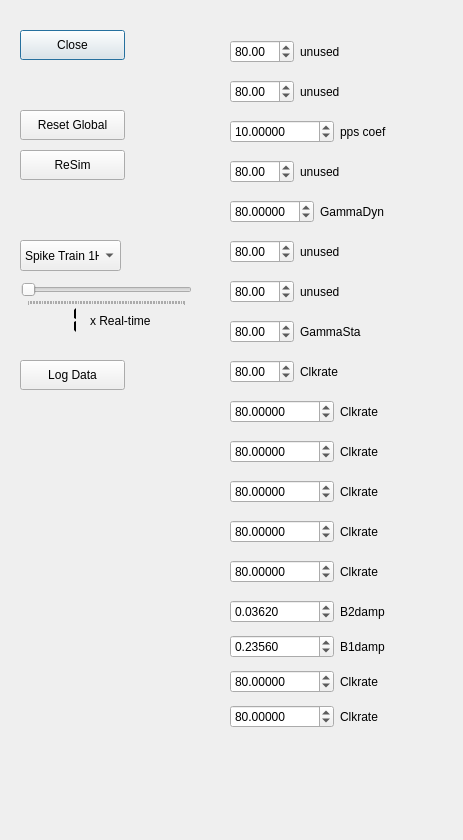
<?xml version="1.0" encoding="UTF-8"?>
<ui version="4.0">
 <class>Dialog</class>
 <widget class="QDialog" name="Dialog">
  <property name="windowModality">
   <enum>Qt::WindowModal</enum>
  </property>
  <property name="geometry">
   <rect>
    <x>0</x>
    <y>0</y>
    <width>463</width>
    <height>840</height>
   </rect>
  </property>
  <property name="windowTitle">
   <string>Dialog</string>
  </property>
  <widget class="QPushButton" name="pushButton_2">
   <property name="geometry">
    <rect>
     <x>20</x>
     <y>30</y>
     <width>105</width>
     <height>30</height>
    </rect>
   </property>
   <property name="text">
    <string>Close</string>
   </property>
  </widget>
  <widget class="QPushButton" name="pushButton_4">
   <property name="geometry">
    <rect>
     <x>20</x>
     <y>110</y>
     <width>105</width>
     <height>30</height>
    </rect>
   </property>
   <property name="text">
    <string>Reset Global</string>
   </property>
   <property name="checkable">
    <bool>true</bool>
   </property>
  </widget>
  <widget class="QPushButton" name="pushButton_5">
   <property name="geometry">
    <rect>
     <x>20</x>
     <y>150</y>
     <width>105</width>
     <height>30</height>
    </rect>
   </property>
   <property name="text">
    <string>ReSim</string>
   </property>
   <property name="checkable">
    <bool>true</bool>
   </property>
  </widget>
  <widget class="QComboBox" name="comboBox">
   <property name="geometry">
    <rect>
     <x>20</x>
     <y>240</y>
     <width>101</width>
     <height>31</height>
    </rect>
   </property>
   <item>
    <property name="text">
     <string>Spike Train 1Hz</string>
    </property>
   </item>
   <item>
    <property name="text">
     <string>Spike Train 10Hz</string>
    </property>
   </item>
   <item>
    <property name="text">
     <string>Spike Train 20Hz</string>
    </property>
   </item>
  </widget>
  <widget class="QWidget" name="layoutWidget">
   <property name="geometry">
    <rect>
     <x>230</x>
     <y>80</y>
     <width>176</width>
     <height>34</height>
    </rect>
   </property>
   <layout class="QFormLayout" name="formLayout_1">
    <item row="0" column="1">
     <widget class="QLabel" name="label_1">
      <property name="text">
       <string>unused</string>
      </property>
     </widget>
    </item>
    <item row="0" column="0">
     <widget class="QDoubleSpinBox" name="doubleSpinBox_1">
      <property name="maximum">
       <double>200.000000000000000</double>
      </property>
      <property name="value">
       <double>80.000000000000000</double>
      </property>
     </widget>
    </item>
   </layout>
  </widget>
  <widget class="QSlider" name="horizontalSlider">
   <property name="geometry">
    <rect>
     <x>21</x>
     <y>281</y>
     <width>171</width>
     <height>25</height>
    </rect>
   </property>
   <property name="minimum">
    <number>1</number>
   </property>
   <property name="maximum">
    <number>1000</number>
   </property>
   <property name="tracking">
    <bool>false</bool>
   </property>
   <property name="orientation">
    <enum>Qt::Horizontal</enum>
   </property>
   <property name="invertedControls">
    <bool>true</bool>
   </property>
   <property name="tickPosition">
    <enum>QSlider::TicksBelow</enum>
   </property>
   <property name="tickInterval">
    <number>10</number>
   </property>
  </widget>
  <widget class="QLCDNumber" name="lcdNumber">
   <property name="geometry">
    <rect>
     <x>0</x>
     <y>300</y>
     <width>81</width>
     <height>40</height>
    </rect>
   </property>
   <property name="sizePolicy">
    <sizepolicy hsizetype="Minimum" vsizetype="Minimum">
     <horstretch>0</horstretch>
     <verstretch>0</verstretch>
    </sizepolicy>
   </property>
   <property name="palette">
    <palette>
     <active>
      <colorrole role="WindowText">
       <brush brushstyle="SolidPattern">
        <color alpha="255">
         <red>0</red>
         <green>0</green>
         <blue>0</blue>
        </color>
       </brush>
      </colorrole>
      <colorrole role="Button">
       <brush brushstyle="SolidPattern">
        <color alpha="255">
         <red>255</red>
         <green>0</green>
         <blue>0</blue>
        </color>
       </brush>
      </colorrole>
      <colorrole role="Light">
       <brush brushstyle="SolidPattern">
        <color alpha="255">
         <red>255</red>
         <green>127</green>
         <blue>127</blue>
        </color>
       </brush>
      </colorrole>
      <colorrole role="Midlight">
       <brush brushstyle="SolidPattern">
        <color alpha="255">
         <red>255</red>
         <green>63</green>
         <blue>63</blue>
        </color>
       </brush>
      </colorrole>
      <colorrole role="Dark">
       <brush brushstyle="SolidPattern">
        <color alpha="255">
         <red>127</red>
         <green>0</green>
         <blue>0</blue>
        </color>
       </brush>
      </colorrole>
      <colorrole role="Mid">
       <brush brushstyle="SolidPattern">
        <color alpha="255">
         <red>170</red>
         <green>0</green>
         <blue>0</blue>
        </color>
       </brush>
      </colorrole>
      <colorrole role="Text">
       <brush brushstyle="SolidPattern">
        <color alpha="255">
         <red>0</red>
         <green>0</green>
         <blue>0</blue>
        </color>
       </brush>
      </colorrole>
      <colorrole role="BrightText">
       <brush brushstyle="SolidPattern">
        <color alpha="255">
         <red>255</red>
         <green>255</green>
         <blue>255</blue>
        </color>
       </brush>
      </colorrole>
      <colorrole role="ButtonText">
       <brush brushstyle="SolidPattern">
        <color alpha="255">
         <red>0</red>
         <green>0</green>
         <blue>0</blue>
        </color>
       </brush>
      </colorrole>
      <colorrole role="Base">
       <brush brushstyle="SolidPattern">
        <color alpha="255">
         <red>255</red>
         <green>255</green>
         <blue>255</blue>
        </color>
       </brush>
      </colorrole>
      <colorrole role="Window">
       <brush brushstyle="SolidPattern">
        <color alpha="255">
         <red>255</red>
         <green>0</green>
         <blue>0</blue>
        </color>
       </brush>
      </colorrole>
      <colorrole role="Shadow">
       <brush brushstyle="SolidPattern">
        <color alpha="255">
         <red>0</red>
         <green>0</green>
         <blue>0</blue>
        </color>
       </brush>
      </colorrole>
      <colorrole role="AlternateBase">
       <brush brushstyle="SolidPattern">
        <color alpha="255">
         <red>255</red>
         <green>127</green>
         <blue>127</blue>
        </color>
       </brush>
      </colorrole>
      <colorrole role="ToolTipBase">
       <brush brushstyle="SolidPattern">
        <color alpha="255">
         <red>255</red>
         <green>255</green>
         <blue>220</blue>
        </color>
       </brush>
      </colorrole>
      <colorrole role="ToolTipText">
       <brush brushstyle="SolidPattern">
        <color alpha="255">
         <red>0</red>
         <green>0</green>
         <blue>0</blue>
        </color>
       </brush>
      </colorrole>
     </active>
     <inactive>
      <colorrole role="WindowText">
       <brush brushstyle="SolidPattern">
        <color alpha="255">
         <red>0</red>
         <green>0</green>
         <blue>0</blue>
        </color>
       </brush>
      </colorrole>
      <colorrole role="Button">
       <brush brushstyle="SolidPattern">
        <color alpha="255">
         <red>255</red>
         <green>0</green>
         <blue>0</blue>
        </color>
       </brush>
      </colorrole>
      <colorrole role="Light">
       <brush brushstyle="SolidPattern">
        <color alpha="255">
         <red>255</red>
         <green>127</green>
         <blue>127</blue>
        </color>
       </brush>
      </colorrole>
      <colorrole role="Midlight">
       <brush brushstyle="SolidPattern">
        <color alpha="255">
         <red>255</red>
         <green>63</green>
         <blue>63</blue>
        </color>
       </brush>
      </colorrole>
      <colorrole role="Dark">
       <brush brushstyle="SolidPattern">
        <color alpha="255">
         <red>127</red>
         <green>0</green>
         <blue>0</blue>
        </color>
       </brush>
      </colorrole>
      <colorrole role="Mid">
       <brush brushstyle="SolidPattern">
        <color alpha="255">
         <red>170</red>
         <green>0</green>
         <blue>0</blue>
        </color>
       </brush>
      </colorrole>
      <colorrole role="Text">
       <brush brushstyle="SolidPattern">
        <color alpha="255">
         <red>0</red>
         <green>0</green>
         <blue>0</blue>
        </color>
       </brush>
      </colorrole>
      <colorrole role="BrightText">
       <brush brushstyle="SolidPattern">
        <color alpha="255">
         <red>255</red>
         <green>255</green>
         <blue>255</blue>
        </color>
       </brush>
      </colorrole>
      <colorrole role="ButtonText">
       <brush brushstyle="SolidPattern">
        <color alpha="255">
         <red>0</red>
         <green>0</green>
         <blue>0</blue>
        </color>
       </brush>
      </colorrole>
      <colorrole role="Base">
       <brush brushstyle="SolidPattern">
        <color alpha="255">
         <red>255</red>
         <green>255</green>
         <blue>255</blue>
        </color>
       </brush>
      </colorrole>
      <colorrole role="Window">
       <brush brushstyle="SolidPattern">
        <color alpha="255">
         <red>255</red>
         <green>0</green>
         <blue>0</blue>
        </color>
       </brush>
      </colorrole>
      <colorrole role="Shadow">
       <brush brushstyle="SolidPattern">
        <color alpha="255">
         <red>0</red>
         <green>0</green>
         <blue>0</blue>
        </color>
       </brush>
      </colorrole>
      <colorrole role="AlternateBase">
       <brush brushstyle="SolidPattern">
        <color alpha="255">
         <red>255</red>
         <green>127</green>
         <blue>127</blue>
        </color>
       </brush>
      </colorrole>
      <colorrole role="ToolTipBase">
       <brush brushstyle="SolidPattern">
        <color alpha="255">
         <red>255</red>
         <green>255</green>
         <blue>220</blue>
        </color>
       </brush>
      </colorrole>
      <colorrole role="ToolTipText">
       <brush brushstyle="SolidPattern">
        <color alpha="255">
         <red>0</red>
         <green>0</green>
         <blue>0</blue>
        </color>
       </brush>
      </colorrole>
     </inactive>
     <disabled>
      <colorrole role="WindowText">
       <brush brushstyle="SolidPattern">
        <color alpha="255">
         <red>127</red>
         <green>0</green>
         <blue>0</blue>
        </color>
       </brush>
      </colorrole>
      <colorrole role="Button">
       <brush brushstyle="SolidPattern">
        <color alpha="255">
         <red>255</red>
         <green>0</green>
         <blue>0</blue>
        </color>
       </brush>
      </colorrole>
      <colorrole role="Light">
       <brush brushstyle="SolidPattern">
        <color alpha="255">
         <red>255</red>
         <green>127</green>
         <blue>127</blue>
        </color>
       </brush>
      </colorrole>
      <colorrole role="Midlight">
       <brush brushstyle="SolidPattern">
        <color alpha="255">
         <red>255</red>
         <green>63</green>
         <blue>63</blue>
        </color>
       </brush>
      </colorrole>
      <colorrole role="Dark">
       <brush brushstyle="SolidPattern">
        <color alpha="255">
         <red>127</red>
         <green>0</green>
         <blue>0</blue>
        </color>
       </brush>
      </colorrole>
      <colorrole role="Mid">
       <brush brushstyle="SolidPattern">
        <color alpha="255">
         <red>170</red>
         <green>0</green>
         <blue>0</blue>
        </color>
       </brush>
      </colorrole>
      <colorrole role="Text">
       <brush brushstyle="SolidPattern">
        <color alpha="255">
         <red>127</red>
         <green>0</green>
         <blue>0</blue>
        </color>
       </brush>
      </colorrole>
      <colorrole role="BrightText">
       <brush brushstyle="SolidPattern">
        <color alpha="255">
         <red>255</red>
         <green>255</green>
         <blue>255</blue>
        </color>
       </brush>
      </colorrole>
      <colorrole role="ButtonText">
       <brush brushstyle="SolidPattern">
        <color alpha="255">
         <red>127</red>
         <green>0</green>
         <blue>0</blue>
        </color>
       </brush>
      </colorrole>
      <colorrole role="Base">
       <brush brushstyle="SolidPattern">
        <color alpha="255">
         <red>255</red>
         <green>0</green>
         <blue>0</blue>
        </color>
       </brush>
      </colorrole>
      <colorrole role="Window">
       <brush brushstyle="SolidPattern">
        <color alpha="255">
         <red>255</red>
         <green>0</green>
         <blue>0</blue>
        </color>
       </brush>
      </colorrole>
      <colorrole role="Shadow">
       <brush brushstyle="SolidPattern">
        <color alpha="255">
         <red>0</red>
         <green>0</green>
         <blue>0</blue>
        </color>
       </brush>
      </colorrole>
      <colorrole role="AlternateBase">
       <brush brushstyle="SolidPattern">
        <color alpha="255">
         <red>255</red>
         <green>0</green>
         <blue>0</blue>
        </color>
       </brush>
      </colorrole>
      <colorrole role="ToolTipBase">
       <brush brushstyle="SolidPattern">
        <color alpha="255">
         <red>255</red>
         <green>255</green>
         <blue>220</blue>
        </color>
       </brush>
      </colorrole>
      <colorrole role="ToolTipText">
       <brush brushstyle="SolidPattern">
        <color alpha="255">
         <red>0</red>
         <green>0</green>
         <blue>0</blue>
        </color>
       </brush>
      </colorrole>
     </disabled>
    </palette>
   </property>
   <property name="frameShape">
    <enum>QFrame::Panel</enum>
   </property>
   <property name="frameShadow">
    <enum>QFrame::Sunken</enum>
   </property>
   <property name="lineWidth">
    <number>0</number>
   </property>
   <property name="midLineWidth">
    <number>8</number>
   </property>
   <property name="segmentStyle">
    <enum>QLCDNumber::Flat</enum>
   </property>
   <property name="intValue" stdset="0">
    <number>1</number>
   </property>
  </widget>
  <widget class="QLabel" name="label_RT">
   <property name="geometry">
    <rect>
     <x>90</x>
     <y>310</y>
     <width>87</width>
     <height>22</height>
    </rect>
   </property>
   <property name="text">
    <string>x Real-time</string>
   </property>
  </widget>
  <widget class="QPushButton" name="pushButtonData">
   <property name="geometry">
    <rect>
     <x>20</x>
     <y>360</y>
     <width>105</width>
     <height>30</height>
    </rect>
   </property>
   <property name="text">
    <string>Log Data</string>
   </property>
   <property name="checkable">
    <bool>true</bool>
   </property>
   <property name="checked">
    <bool>false</bool>
   </property>
   <property name="default">
    <bool>false</bool>
   </property>
   <property name="flat">
    <bool>false</bool>
   </property>
  </widget>
  <widget class="QWidget" name="layoutWidget_2">
   <property name="geometry">
    <rect>
     <x>230</x>
     <y>120</y>
     <width>214</width>
     <height>34</height>
    </rect>
   </property>
   <layout class="QFormLayout" name="formLayout_2">
    <item row="0" column="1">
     <widget class="QLabel" name="label_2">
      <property name="text">
       <string>pps coef</string>
      </property>
     </widget>
    </item>
    <item row="0" column="0">
     <widget class="QDoubleSpinBox" name="doubleSpinBox_2">
      <property name="decimals">
       <number>5</number>
      </property>
      <property name="maximum">
       <double>1000000.000000000000000</double>
      </property>
      <property name="singleStep">
       <double>0.100000000000000</double>
      </property>
      <property name="value">
       <double>10.000000000000000</double>
      </property>
     </widget>
    </item>
   </layout>
  </widget>
  <widget class="QWidget" name="layoutWidget_3">
   <property name="geometry">
    <rect>
     <x>230</x>
     <y>160</y>
     <width>176</width>
     <height>34</height>
    </rect>
   </property>
   <layout class="QFormLayout" name="formLayout_3">
    <item row="0" column="1">
     <widget class="QLabel" name="label_3">
      <property name="text">
       <string>unused</string>
      </property>
     </widget>
    </item>
    <item row="0" column="0">
     <widget class="QDoubleSpinBox" name="doubleSpinBox_3">
      <property name="maximum">
       <double>200.000000000000000</double>
      </property>
      <property name="value">
       <double>80.000000000000000</double>
      </property>
     </widget>
    </item>
   </layout>
  </widget>
  <widget class="QWidget" name="layoutWidget_4">
   <property name="geometry">
    <rect>
     <x>230</x>
     <y>200</y>
     <width>203</width>
     <height>34</height>
    </rect>
   </property>
   <layout class="QFormLayout" name="formLayout_4">
    <item row="0" column="1">
     <widget class="QLabel" name="label_4">
      <property name="text">
       <string>GammaDyn</string>
      </property>
     </widget>
    </item>
    <item row="0" column="0">
     <widget class="QDoubleSpinBox" name="doubleSpinBox_4">
      <property name="decimals">
       <number>5</number>
      </property>
      <property name="maximum">
       <double>200.000000000000000</double>
      </property>
      <property name="value">
       <double>80.000000000000000</double>
      </property>
     </widget>
    </item>
   </layout>
  </widget>
  <widget class="QWidget" name="layoutWidget_5">
   <property name="geometry">
    <rect>
     <x>230</x>
     <y>240</y>
     <width>176</width>
     <height>34</height>
    </rect>
   </property>
   <layout class="QFormLayout" name="formLayout_5">
    <item row="0" column="1">
     <widget class="QLabel" name="label_5">
      <property name="text">
       <string>unused</string>
      </property>
     </widget>
    </item>
    <item row="0" column="0">
     <widget class="QDoubleSpinBox" name="doubleSpinBox_5">
      <property name="maximum">
       <double>200.000000000000000</double>
      </property>
      <property name="value">
       <double>80.000000000000000</double>
      </property>
     </widget>
    </item>
   </layout>
  </widget>
  <widget class="QWidget" name="layoutWidget_6">
   <property name="geometry">
    <rect>
     <x>230</x>
     <y>280</y>
     <width>176</width>
     <height>34</height>
    </rect>
   </property>
   <layout class="QFormLayout" name="formLayout_6">
    <item row="0" column="1">
     <widget class="QLabel" name="label_6">
      <property name="text">
       <string>unused</string>
      </property>
     </widget>
    </item>
    <item row="0" column="0">
     <widget class="QDoubleSpinBox" name="doubleSpinBox_6">
      <property name="maximum">
       <double>200.000000000000000</double>
      </property>
      <property name="value">
       <double>80.000000000000000</double>
      </property>
     </widget>
    </item>
   </layout>
  </widget>
  <widget class="QWidget" name="layoutWidget_7">
   <property name="geometry">
    <rect>
     <x>230</x>
     <y>320</y>
     <width>176</width>
     <height>34</height>
    </rect>
   </property>
   <layout class="QFormLayout" name="formLayout_7">
    <item row="0" column="1">
     <widget class="QLabel" name="label_7">
      <property name="text">
       <string>GammaSta</string>
      </property>
     </widget>
    </item>
    <item row="0" column="0">
     <widget class="QDoubleSpinBox" name="doubleSpinBox_7">
      <property name="maximum">
       <double>200.000000000000000</double>
      </property>
      <property name="value">
       <double>80.000000000000000</double>
      </property>
     </widget>
    </item>
   </layout>
  </widget>
  <widget class="QWidget" name="layoutWidget_8">
   <property name="geometry">
    <rect>
     <x>230</x>
     <y>360</y>
     <width>176</width>
     <height>34</height>
    </rect>
   </property>
   <layout class="QFormLayout" name="formLayout_8">
    <item row="0" column="1">
     <widget class="QLabel" name="label_8">
      <property name="text">
       <string>Clkrate</string>
      </property>
     </widget>
    </item>
    <item row="0" column="0">
     <widget class="QDoubleSpinBox" name="doubleSpinBox_8">
      <property name="maximum">
       <double>200.000000000000000</double>
      </property>
      <property name="value">
       <double>80.000000000000000</double>
      </property>
     </widget>
    </item>
   </layout>
  </widget>
  <widget class="QWidget" name="layoutWidget_9">
   <property name="geometry">
    <rect>
     <x>230</x>
     <y>40</y>
     <width>176</width>
     <height>34</height>
    </rect>
   </property>
   <layout class="QFormLayout" name="formLayout_0">
    <item row="0" column="1">
     <widget class="QLabel" name="label_0">
      <property name="text">
       <string>unused</string>
      </property>
     </widget>
    </item>
    <item row="0" column="0">
     <widget class="QDoubleSpinBox" name="doubleSpinBox_0">
      <property name="maximum">
       <double>200.000000000000000</double>
      </property>
      <property name="value">
       <double>80.000000000000000</double>
      </property>
     </widget>
    </item>
   </layout>
  </widget>
  <widget class="QWidget" name="layoutWidget_10">
   <property name="geometry">
    <rect>
     <x>230</x>
     <y>400</y>
     <width>203</width>
     <height>34</height>
    </rect>
   </property>
   <layout class="QFormLayout" name="formLayout_9">
    <item row="0" column="1">
     <widget class="QLabel" name="label_9">
      <property name="text">
       <string>Clkrate</string>
      </property>
     </widget>
    </item>
    <item row="0" column="0">
     <widget class="QDoubleSpinBox" name="doubleSpinBox_9">
      <property name="decimals">
       <number>5</number>
      </property>
      <property name="maximum">
       <double>2000000.000000000000000</double>
      </property>
      <property name="value">
       <double>80.000000000000000</double>
      </property>
     </widget>
    </item>
   </layout>
  </widget>
  <widget class="QWidget" name="layoutWidget_11">
   <property name="geometry">
    <rect>
     <x>230</x>
     <y>440</y>
     <width>203</width>
     <height>34</height>
    </rect>
   </property>
   <layout class="QFormLayout" name="formLayout_10">
    <item row="0" column="1">
     <widget class="QLabel" name="label_10">
      <property name="text">
       <string>Clkrate</string>
      </property>
     </widget>
    </item>
    <item row="0" column="0">
     <widget class="QDoubleSpinBox" name="doubleSpinBox_10">
      <property name="decimals">
       <number>5</number>
      </property>
      <property name="maximum">
       <double>2000000.000000000000000</double>
      </property>
      <property name="value">
       <double>80.000000000000000</double>
      </property>
     </widget>
    </item>
   </layout>
  </widget>
  <widget class="QWidget" name="layoutWidget_12">
   <property name="geometry">
    <rect>
     <x>230</x>
     <y>480</y>
     <width>203</width>
     <height>34</height>
    </rect>
   </property>
   <layout class="QFormLayout" name="formLayout_11">
    <item row="0" column="1">
     <widget class="QLabel" name="label_11">
      <property name="text">
       <string>Clkrate</string>
      </property>
     </widget>
    </item>
    <item row="0" column="0">
     <widget class="QDoubleSpinBox" name="doubleSpinBox_11">
      <property name="decimals">
       <number>5</number>
      </property>
      <property name="maximum">
       <double>2000000.000000000000000</double>
      </property>
      <property name="value">
       <double>80.000000000000000</double>
      </property>
     </widget>
    </item>
   </layout>
  </widget>
  <widget class="QWidget" name="layoutWidget_13">
   <property name="geometry">
    <rect>
     <x>230</x>
     <y>520</y>
     <width>203</width>
     <height>34</height>
    </rect>
   </property>
   <layout class="QFormLayout" name="formLayout_12">
    <item row="0" column="1">
     <widget class="QLabel" name="label_12">
      <property name="text">
       <string>Clkrate</string>
      </property>
     </widget>
    </item>
    <item row="0" column="0">
     <widget class="QDoubleSpinBox" name="doubleSpinBox_12">
      <property name="decimals">
       <number>5</number>
      </property>
      <property name="maximum">
       <double>2000000.000000000000000</double>
      </property>
      <property name="value">
       <double>80.000000000000000</double>
      </property>
     </widget>
    </item>
   </layout>
  </widget>
  <widget class="QWidget" name="layoutWidget_14">
   <property name="geometry">
    <rect>
     <x>230</x>
     <y>560</y>
     <width>203</width>
     <height>34</height>
    </rect>
   </property>
   <layout class="QFormLayout" name="formLayout_13">
    <item row="0" column="1">
     <widget class="QLabel" name="label_13">
      <property name="text">
       <string>Clkrate</string>
      </property>
     </widget>
    </item>
    <item row="0" column="0">
     <widget class="QDoubleSpinBox" name="doubleSpinBox_13">
      <property name="decimals">
       <number>5</number>
      </property>
      <property name="maximum">
       <double>2000000.000000000000000</double>
      </property>
      <property name="value">
       <double>80.000000000000000</double>
      </property>
     </widget>
    </item>
   </layout>
  </widget>
  <widget class="QWidget" name="layoutWidget_15">
   <property name="geometry">
    <rect>
     <x>230</x>
     <y>600</y>
     <width>212</width>
     <height>34</height>
    </rect>
   </property>
   <layout class="QFormLayout" name="formLayout_14">
    <item row="0" column="1">
     <widget class="QLabel" name="label_14">
      <property name="text">
       <string>B2damp</string>
      </property>
     </widget>
    </item>
    <item row="0" column="0">
     <widget class="QDoubleSpinBox" name="doubleSpinBox_14">
      <property name="decimals">
       <number>5</number>
      </property>
      <property name="maximum">
       <double>2000000.000000000000000</double>
      </property>
      <property name="singleStep">
       <double>0.010000000000000</double>
      </property>
      <property name="value">
       <double>0.036200000000000</double>
      </property>
     </widget>
    </item>
   </layout>
  </widget>
  <widget class="QWidget" name="layoutWidget_16">
   <property name="geometry">
    <rect>
     <x>230</x>
     <y>635</y>
     <width>212</width>
     <height>34</height>
    </rect>
   </property>
   <layout class="QFormLayout" name="formLayout_15">
    <item row="0" column="1">
     <widget class="QLabel" name="label_15">
      <property name="text">
       <string>B1damp</string>
      </property>
     </widget>
    </item>
    <item row="0" column="0">
     <widget class="QDoubleSpinBox" name="doubleSpinBox_15">
      <property name="decimals">
       <number>5</number>
      </property>
      <property name="maximum">
       <double>2000000.000000000000000</double>
      </property>
      <property name="singleStep">
       <double>0.100000000000000</double>
      </property>
      <property name="value">
       <double>0.235600000000000</double>
      </property>
     </widget>
    </item>
   </layout>
  </widget>
  <widget class="QWidget" name="layoutWidget_17">
   <property name="geometry">
    <rect>
     <x>230</x>
     <y>670</y>
     <width>203</width>
     <height>34</height>
    </rect>
   </property>
   <layout class="QFormLayout" name="formLayout_16">
    <item row="0" column="1">
     <widget class="QLabel" name="label_16">
      <property name="text">
       <string>Clkrate</string>
      </property>
     </widget>
    </item>
    <item row="0" column="0">
     <widget class="QDoubleSpinBox" name="doubleSpinBox_16">
      <property name="decimals">
       <number>5</number>
      </property>
      <property name="maximum">
       <double>2000000.000000000000000</double>
      </property>
      <property name="value">
       <double>80.000000000000000</double>
      </property>
     </widget>
    </item>
   </layout>
  </widget>
  <widget class="QWidget" name="layoutWidget_18">
   <property name="geometry">
    <rect>
     <x>230</x>
     <y>705</y>
     <width>203</width>
     <height>34</height>
    </rect>
   </property>
   <layout class="QFormLayout" name="formLayout_17">
    <item row="0" column="1">
     <widget class="QLabel" name="label_17">
      <property name="text">
       <string>Clkrate</string>
      </property>
     </widget>
    </item>
    <item row="0" column="0">
     <widget class="QDoubleSpinBox" name="doubleSpinBox_17">
      <property name="decimals">
       <number>5</number>
      </property>
      <property name="maximum">
       <double>2000000.000000000000000</double>
      </property>
      <property name="value">
       <double>80.000000000000000</double>
      </property>
     </widget>
    </item>
   </layout>
  </widget>
 </widget>
 <resources/>
 <connections>
  <connection>
   <sender>horizontalSlider</sender>
   <signal>valueChanged(int)</signal>
   <receiver>lcdNumber</receiver>
   <slot>display(int)</slot>
   <hints>
    <hint type="sourcelabel">
     <x>81</x>
     <y>291</y>
    </hint>
    <hint type="destinationlabel">
     <x>57</x>
     <y>317</y>
    </hint>
   </hints>
  </connection>
  <connection>
   <sender>pushButton_2</sender>
   <signal>clicked()</signal>
   <receiver>Dialog</receiver>
   <slot>close()</slot>
   <hints>
    <hint type="sourcelabel">
     <x>98</x>
     <y>47</y>
    </hint>
    <hint type="destinationlabel">
     <x>208</x>
     <y>47</y>
    </hint>
   </hints>
  </connection>
  <connection>
   <sender>horizontalSlider</sender>
   <signal>sliderMoved(int)</signal>
   <receiver>lcdNumber</receiver>
   <slot>display(int)</slot>
   <hints>
    <hint type="sourcelabel">
     <x>106</x>
     <y>293</y>
    </hint>
    <hint type="destinationlabel">
     <x>40</x>
     <y>319</y>
    </hint>
   </hints>
  </connection>
 </connections>
</ui>
